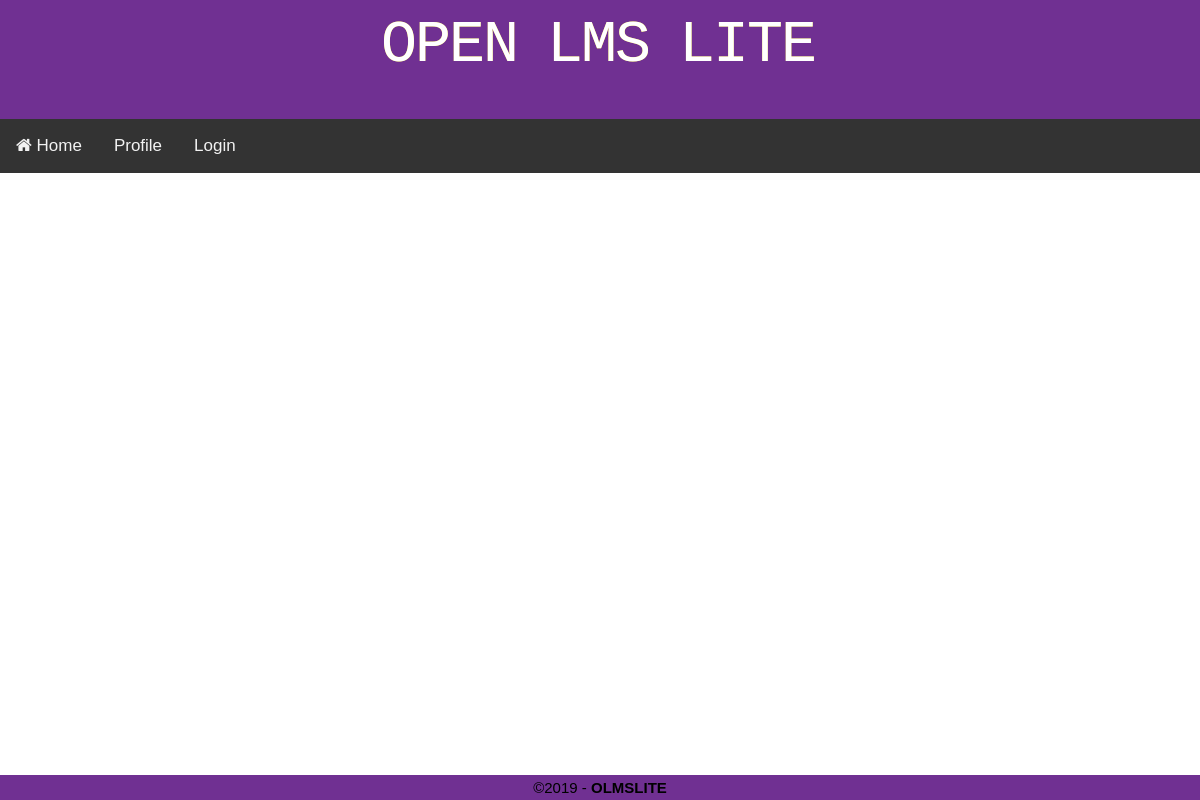
Before: /courses/1/quizes/ with the older database file.
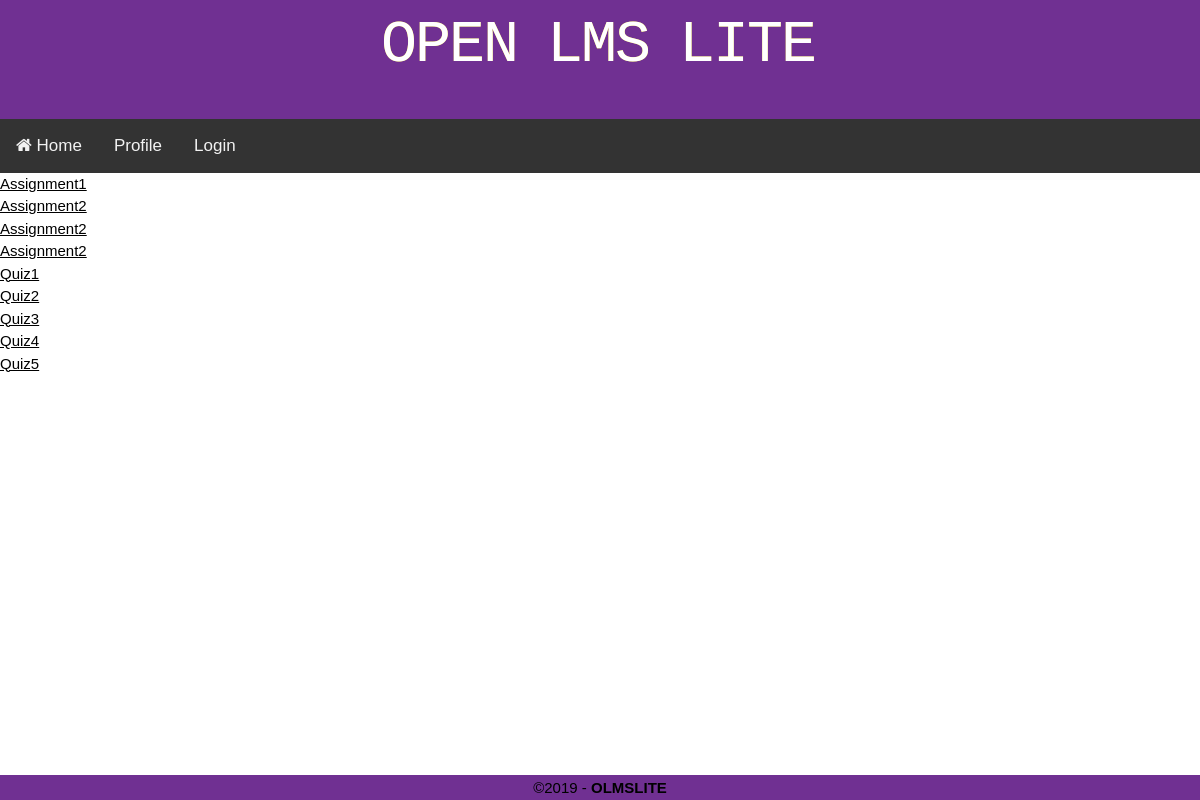
After: the same page with the newer database file.
### courses/models.py (models this page shows, shortened)
class Assignment(models.Model):
	assignment_name = models.CharField(max_length=255, blank=True)
	open_date		= models.DateTimeField(blank=True)
	due_date		= models.DateTimeField(blank=True)
	prof			= models.ForeignKey('accounts.Professor', on_delete=models.CASCADE)
	course_id		= models.ForeignKey('courses.Course', on_delete=models.CASCADE)
	grade			= models.BigIntegerField(blank=True, default=0)
	TYPE_CHOICES = (
		(2, 'homework'),
		(1, 'survey'),
		(0, 'quiz'),
	)
	type 			= models.SmallIntegerField(choices=TYPE_CHOICES, blank=True)

class Quiz(Assignment):
	grade_viewable = models.BooleanField()
	file = models.FileField(upload_to='quiz', blank=True)

class Assignment(models.Model):
	assignment_name = models.CharField(max_length=255, blank=True)
	open_date		= models.DateTimeField(blank=True)
	due_date		= models.DateTimeField(blank=True)
	prof			= models.ForeignKey('accounts.Professor', on_delete=models.CASCADE)
	course_id		= models.ForeignKey('courses.Course', on_delete=models.CASCADE)
	grade			= models.BigIntegerField(blank=True, default=0)
	TYPE_CHOICES = (
		(2, 'homework'),
		(1, 'survey'),
		(0, 'quiz'),
	)
	type 			= models.SmallIntegerField(choices=TYPE_CHOICES, blank=True)

### courses/views.py (the view)
# urls.py: path('courses/<int:cid>/quizes/',courseView.quiz_list_view, name='quiz_list' ),
def quiz_list_view(request, cid):
	context_dict = {}
	quizzes = Course.objects.get(id=cid).quizes.all()
	context_dict['quizzes'] = quizzes
	return render(request, 'quiz_list_page.html', context_dict)

### templates/quiz_list_page.html
{% extends 'base.html' %}
{% block content %}
    <ul>
    {% for Quiz in quizzes %}
        <li><a href="{%  url 'quiz_page' cid=Quiz.course_id.id id=Quiz.id %} ">{{ Quiz.assignment_name }}</a></li>
    {% endfor %}
    </ul>
{% endblock content %}

Changed rows visible on the page:
now on this page (row unchanged): Quiz: assignment_name "Assignment1"
added Quiz: assignment_name "Assignment2"
added Quiz: assignment_name "Assignment2"
added Quiz: assignment_name "Assignment2"
added Quiz: assignment_name "Quiz1"
added Quiz: assignment_name "Quiz2"
added Quiz: assignment_name "Quiz3"
added Quiz: assignment_name "Quiz4"
added Quiz: assignment_name "Quiz5"
